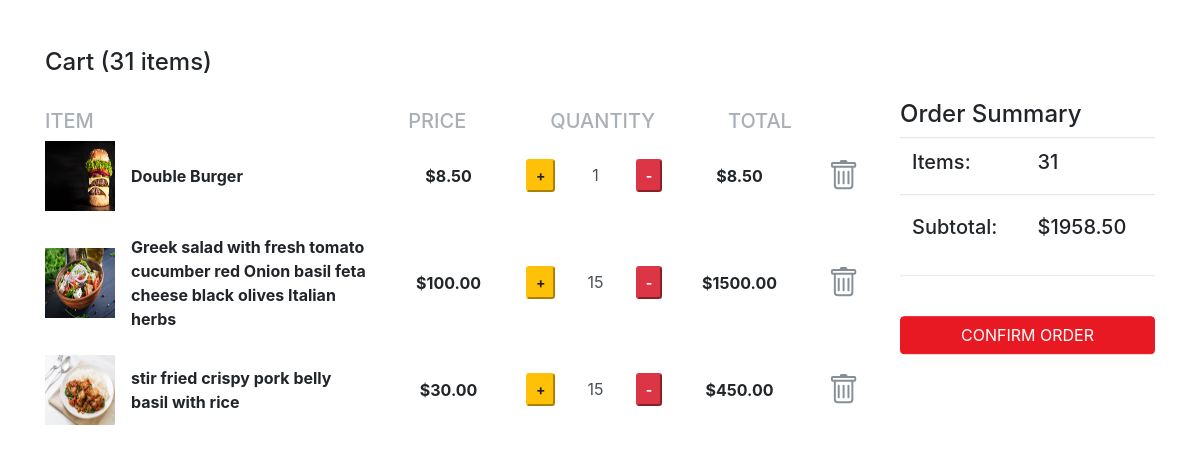
Screenshot of /cart/ (signed in) with the database file from the repository.
### restaurant/models.py (models this page shows, shortened)
class Order(models.Model):
    product = models.ForeignKey(Product, on_delete=models.CASCADE)
    customer = models.ForeignKey(settings.AUTH_USER_MODEL, on_delete=models.CASCADE)
    quantity = models.IntegerField(default=0)
    price = models.IntegerField(default=0)
    date_added = models.DateTimeField(auto_now_add=True)
    address = models.CharField(max_length=255, blank=True)
    phone = models.CharField(max_length=15, blank=True)
    completed = models.BooleanField(default=False)
    def get_total(self):
        total = self.product.price * self.quantity
        return total

class Product(models.Model):
    name = models.CharField(max_length=220, null=True, blank=True)
    price = models.FloatField(default=0, null=True, blank=True)
    description = models.TextField()
    image = models.ImageField(upload_to='products')
    date_added = models.DateTimeField(auto_now_add=True)
    def get_add_to_cart_url(self):
        return reverse('add-to-cart', kwargs={'pk': self.pk})
    def get_delete_to_cart_url(self):
        return reverse('delete-from-cart', kwargs={'pk': self.pk})

### restaurant/views.py (the view)
# urls.py: path("cart/", product_view.cart, name="cart"),
@login_required
def cart(request):
    customer = request.user
    orders = Order.objects.filter(customer=customer, completed=False).order_by("-date_added")
    cart_total = sum([(item.product.price * item.quantity) for item in orders])
    get_cart_items = sum([item.quantity for item in orders])
    context = {
        "orders": orders,
        "get_cart_total": cart_total,
        "get_cart_items": get_cart_items
    }
    return render(request, "restaurant/cart.html", context)

### restaurant/templates/restaurant/cart.html (shortened to what this page needs)
<!doctype html>
{% load static %}
<html lang="en">
<head>
    <link rel="stylesheet" href="{% static 'css/bootstrap.css' %}">
    <link rel="stylesheet" href="https://cdn.ayroui.com/1.0/css/tiny-slider.css"/>
    <link href="https://stackpath.bootstrapcdn.com/bootstrap/4.4.1/css/bootstrap.min.css" rel="stylesheet"
          type="text/css"/>
    <link rel="stylesheet" href="https://cdn.jsdelivr.net/npm/bootstrap@4.6.1/dist/css/bootstrap.min.css"
>
    <link rel="stylesheet" href="https://cdnjs.cloudflare.com/ajax/libs/animate.css/4.1.1/animate.min.css"/>
    <link rel="stylesheet" href="https://cdnjs.cloudflare.com/ajax/libs/animate.css/3.7.2/animate.min.css">
</head>
<div class="container mt-5">
    <h4 class="text-dark">Cart
        ({{ get_cart_items }} {% if get_cart_items > 1 %} items{% else %} item{% endif %})
    </h4>
    <div class="row screen">
        <br>
        <div class="col-lg-9">
            <br>
            <section>
                <div class="cart-row d-md-flex d-none">
                    <div style="flex:4;opacity: .7" class="mr-2">
                        <h5 class="text-muted">ITEM</h5>
                    </div>
                    <div style="flex:4;opacity: .7"></div>
                    <div style="flex:2;opacity: .7"></div>
                    <div style="flex:4;opacity: .7"><h5 class="text-muted">PRICE</h5></div>
                    <div style="flex:5;opacity: .7"><h5 class="text-muted">QUANTITY</h5></div>
                    <div style="flex:4;opacity: .7">
                        <h5 class="text-muted">TOTAL</h5>
                    </div>
                </div>
                {% for item in orders %}
                <div class="box-element">
                    <div class="cart">
                        <div class="cart-body">
                            <div class="cart-item">
                                <div class="d-flex align-items-center text-left text-md-center row">
                                    <div class="col-12 col-md-5">
                                        <div class="d-flex align-items-center">
                                            <a href="/">
                                                <img height="70px" width="70px" src="{{ item.product.image.url }}" alt=""
                                                     class="row-ima">
                                            </a>
                                            <div class="cart-title text-left">
                                                <a class="text-dark link-animated"
                                                   href="/">
                                                    <strong>{{ item.product.name }}
                                                    </strong>
                                                </a>
                                                <br>
                                            </div>
                                        </div>
                                    </div>
                                    <div class="mt-4 mt-md-0 col-12 col-md-7">
                                        <div class="align-items-center row">
                                            <div class="col-md-3">
                                                <div class="row">
                                                    <b class="text-right text-md-center col-6 col-md-12">
                                                        ${{ item.product.price|floatformat:'2' }}
                                                    </b>
                                                </div>
                                            </div>
                                            <div class="col-md-4">
                                                <div class="align-items-center row">
                                                    <div class="col-5 col-sm-3 col-md-12">
                                                        <div class="d-flex align-items-center">
                                                            <button data-product="{{ item.product.id }}"
                                                                    data-action="add" data-href="{{ item.product.get_add_to_cart_url}}"
                                                                    class="update-cart text-decoration-none btn-sm btn-warning">
                                                                <b>+</b>
                                                            </button>
                                                            <b class="text-center border-0 border-md input-items form-control">
                                                                {{ item.quantity }}
                                                            </b>
                                                            <button data-product="{{ item.product.id }}"
                                                                    data-action="remove"
                                                                    class="text-decoration-none btn-sm btn-danger update-cart">
                                                                <b>-</b>
                                                            </button>
                                                        </div>
                                                    </div>
                                                </div>
                                            </div>
                                            <div class="col-md-3">
                                                <div class="row">
                                                    <b class="text-right text-md-center col-6 col-md-12">
                                                        ${{ item.get_total|floatformat:'2' }}
                                                    </b>
                                                </div>
                                            </div>
                                            <div class="d-md-block d-none text-center col-2"
                                                 data-toggle="tooltip" title="Remove from Cart" data-placement="top">
                                                <a class="cart-remove text-muted update-cart" href="{{item.product.get_delete_to_cart_url}}"
                                                   data-product="{{ item.product.id }}" data-action="delete">
                                                </a>
                                            </div>
                                        </div>
                                    </div>
                                </div>
                            </div>
                        </div>
                    </div>
                </div>
                <br>
                {% endfor %}
            </section>
        </div>
        <div class="col-lg-3">
            <div class="sticky-top" style="top: 100px">
                <div class="box-element">
                    <div class="card-headr"><h4>Order Summary</h4></div>
                    <table class="table table-hover">
                        <tr>
                            <th><h5>Items: </h5></th>
                            <th><h5>{{ get_cart_items }}</h5></th>
                        </tr>
                        <tr>
                            <th><h5 class="mt-2">Subtotal: </h5></th>
                            <th><h5 class="mt-2">${{ get_cart_total|floatformat:2 }}</h5></th>
                        </tr>
                    </table>
                    <hr>
                    <br>
                    {% if get_cart_items > 0 %}
                    <a id="make-payment" class="btn btn-block btn-info" href="{% url 'process_order' %}">
                        <span id="button-text">CONFIRM ORDER</span>
                    </a>
                    {% endif %}
                </div>
            </div>
        </div>
    </div>
</div>
<br>
<br>
</html>

### restaurant/templates/restaurant/cart.html (style rules this page uses)
.cart-title { margin-left: 1rem; }
.text-left { text-align: left!important; }
.cart-remove { color: #495057; font-size: .975rem; transition: .4s; }
.link-animated { position: relative; text-decoration: none; }
.text-dark { color: #212529!important; }
.text-muted { color: #868e96!important; }
.text-center { text-align: center!important; }
.border-0 { border: 0!important; }
.btn { background: #e81922; border-color: #e81922; color: #fff; }
a { color: #e81922; }

### rows the page displays
Order: product.image (picture), product.name "Double Burger", product.price "8.50", quantity "1", get_total "8.50"
Order: product.image (picture), product.name "Greek salad with fresh tomato cucumber red Onion basil feta cheese black olives Italian herbs", product.price "100.00", quantity "15", get_total "1500.00"
Order: product.image (picture), product.name "stir fried crispy pork belly basil with rice", product.price "30.00", quantity "15", get_total "450.00"

### other values shown
{{ get_cart_items }} "31"
{{ get_cart_total|floatformat:2 }} "1958.50"
